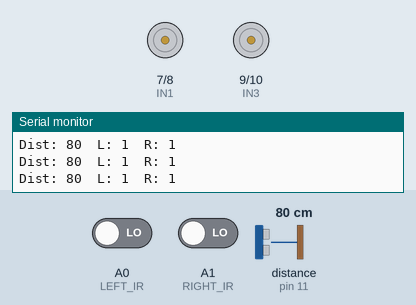
This sketch was run on a simulated Arduino Uno, built with avr-gcc and run on an emulated ATmega328P. On the bench: motor-driver pin pairs drawn as motors (green arrow = first pin HIGH = forward, orange = second pin HIGH = backward, longer = more drive, scaled by the enable pin), the last lines printed to the serial monitor. Wiring (inferred from the names in the program): ultrasonic range finder: trigger pin 12; echo pin 11. The test bench sets the inputs (shaded band); at power-on: distance to the obstacle (sensor on pin 11) 80 cm, A0 (LEFT_IR) LOW, A1 (RIGHT_IR) LOW. The echo pulse lasts 58.3 µs per cm.

Above: at 3.2 s.
3.3 s: distance to the obstacle (sensor on pin 11) set to 45 cm
6.3 s: distance to the obstacle (sensor on pin 11) set to 39 cm
At 6.7 s:
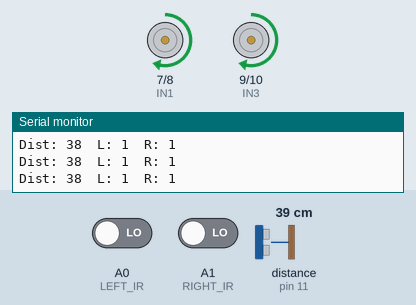
7.8 s: A0 (LEFT_IR) driven HIGH
At 8.7 s:
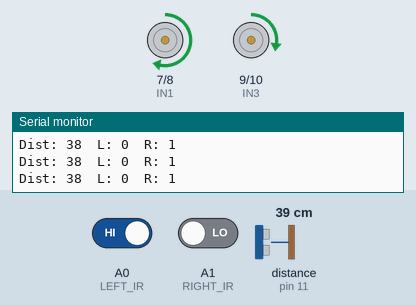
9.3 s: distance to the obstacle (sensor on pin 11) set to 12 cm
10.8 s: distance to the obstacle (sensor on pin 11) set to 9 cm
At 11.7 s:
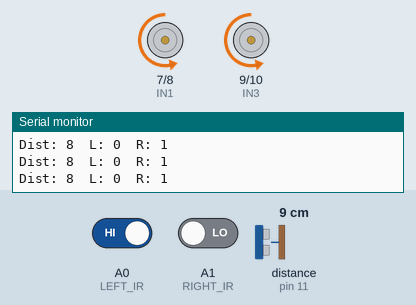
12.3 s: distance to the obstacle (sensor on pin 11) set to 60 cm
At 12.7 s:
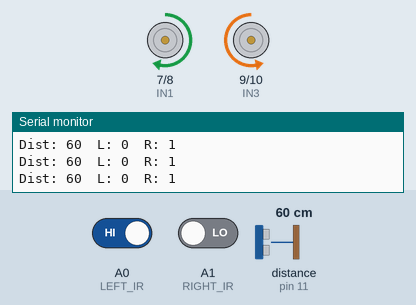
Timing chart, 0 to 14.8 s (numbered marks = the images above; inputs shaded):
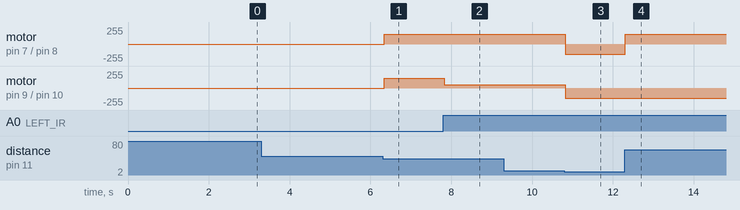

The sketch:

06_Human_Following.ino
```cpp
/*
  ============================================================
  06 - HUMAN FOLLOWING ROBOT (Ultrasonic + 2 IR obstacle sensors)
  ============================================================
  Board  : Arduino UNO / Nano
  Parts  : HC-SR04 at front center, two IR obstacle sensors
           (FC-51) at front-left and front-right, facing FORWARD.

  Logic:
    - Person in front between MIN and MAX distance -> follow forward
    - Person too close (< MIN)                    -> back off
    - Person seen only by LEFT IR                 -> turn left
    - Person seen only by RIGHT IR                -> turn right
    - Nothing seen                                -> stop and wait

  Wiring:
    HC-SR04 TRIG -> D12,  ECHO -> D11
    Left  IR OUT -> A0
    Right IR OUT -> A1
    L298N: ENA D5, IN1 D7, IN2 D8, IN3 D9, IN4 D10, ENB D6

  Tip: Set the IR sensor range to ~20-30 cm using the module's
  potentiometer. Walk slowly in front of the robot.
  ============================================================
*/

// ---------- Motor driver (L298N) pins ----------
#define ENA 5
#define IN1 7
#define IN2 8
#define IN3 9
#define IN4 10
#define ENB 6

// ---------- Sensors ----------
#define TRIG 12
#define ECHO 11
#define LEFT_IR  A0
#define RIGHT_IR A1
#define DETECTED LOW        // FC-51 output is LOW when it sees something

#define MIN_DISTANCE 10     // cm - closer than this: move back
#define MAX_DISTANCE 40     // cm - farther than this: person lost

int followSpeed = 150;
int turnSpeed   = 150;

void setup() {
  Serial.begin(9600);
  pinMode(ENA, OUTPUT); pinMode(ENB, OUTPUT);
  pinMode(IN1, OUTPUT); pinMode(IN2, OUTPUT);
  pinMode(IN3, OUTPUT); pinMode(IN4, OUTPUT);
  pinMode(TRIG, OUTPUT);
  pinMode(ECHO, INPUT);
  pinMode(LEFT_IR, INPUT);
  pinMode(RIGHT_IR, INPUT);
  stopRobot();
  delay(2000);
}

void loop() {
  long distance  = readDistanceCM();
  bool leftSees  = (digitalRead(LEFT_IR)  == DETECTED);
  bool rightSees = (digitalRead(RIGHT_IR) == DETECTED);

  Serial.print("Dist: "); Serial.print(distance);
  Serial.print("  L: ");  Serial.print(leftSees);
  Serial.print("  R: ");  Serial.println(rightSees);

  if (distance < MIN_DISTANCE) {
    backward(followSpeed);
  } else if (distance <= MAX_DISTANCE) {
    // person in front - steer while following
    if (leftSees && !rightSees)      setMotor(followSpeed / 3, followSpeed);
    else if (rightSees && !leftSees) setMotor(followSpeed, followSpeed / 3);
    else                             forward(followSpeed);
  } else if (leftSees && !rightSees) {
    turnLeft(turnSpeed);
  } else if (rightSees && !leftSees) {
    turnRight(turnSpeed);
  } else {
    stopRobot();
  }
  delay(50);
}

long readDistanceCM() {
  digitalWrite(TRIG, LOW);
  delayMicroseconds(2);
  digitalWrite(TRIG, HIGH);
  delayMicroseconds(10);
  digitalWrite(TRIG, LOW);
  long duration = pulseIn(ECHO, HIGH, 30000UL);
  if (duration == 0) return 999;
  return duration / 58;
}

// ================= MOTOR FUNCTIONS =================
void setMotor(int leftSpeed, int rightSpeed) {
  if (leftSpeed >= 0) { digitalWrite(IN1, HIGH); digitalWrite(IN2, LOW); }
  else                { digitalWrite(IN1, LOW);  digitalWrite(IN2, HIGH); leftSpeed = -leftSpeed; }
  if (rightSpeed >= 0) { digitalWrite(IN3, HIGH); digitalWrite(IN4, LOW); }
  else                 { digitalWrite(IN3, LOW);  digitalWrite(IN4, HIGH); rightSpeed = -rightSpeed; }
  analogWrite(ENA, constrain(leftSpeed, 0, 255));
  analogWrite(ENB, constrain(rightSpeed, 0, 255));
}
void forward(int s)   { setMotor(s, s); }
void backward(int s)  { setMotor(-s, -s); }
void turnLeft(int s)  { setMotor(-s, s); }
void turnRight(int s) { setMotor(s, -s); }
void stopRobot()      { setMotor(0, 0); }
```

Measured:
- the behaviour switches between 42 and 41 cm on distance to the obstacle (sensor on pin 11) (found by bisection; images 0 and 1)
- the behaviour switches between 11 and 10 cm on distance to the obstacle (sensor on pin 11) (found by bisection; images 2 and 3)
- after the input at 6.3 s, motor on pin 7 (IN1) / pin 8 (IN2), motor on pin 9 (IN3) / pin 10 (IN4): stopped → forward 150/255 at once
- after the input at 7.8 s, motor on pin 9 (IN3) / pin 10 (IN4): forward 150/255 → forward 50/255 at once
- after the input at 10.8 s, motor on pin 7 (IN1) / pin 8 (IN2): forward 150/255 → backward 150/255 at once; motor on pin 9 (IN3) / pin 10 (IN4): forward 50/255 → backward 150/255 at once
- after the input at 12.3 s, motor on pin 7 (IN1) / pin 8 (IN2): backward 150/255 → forward 150/255 at once
